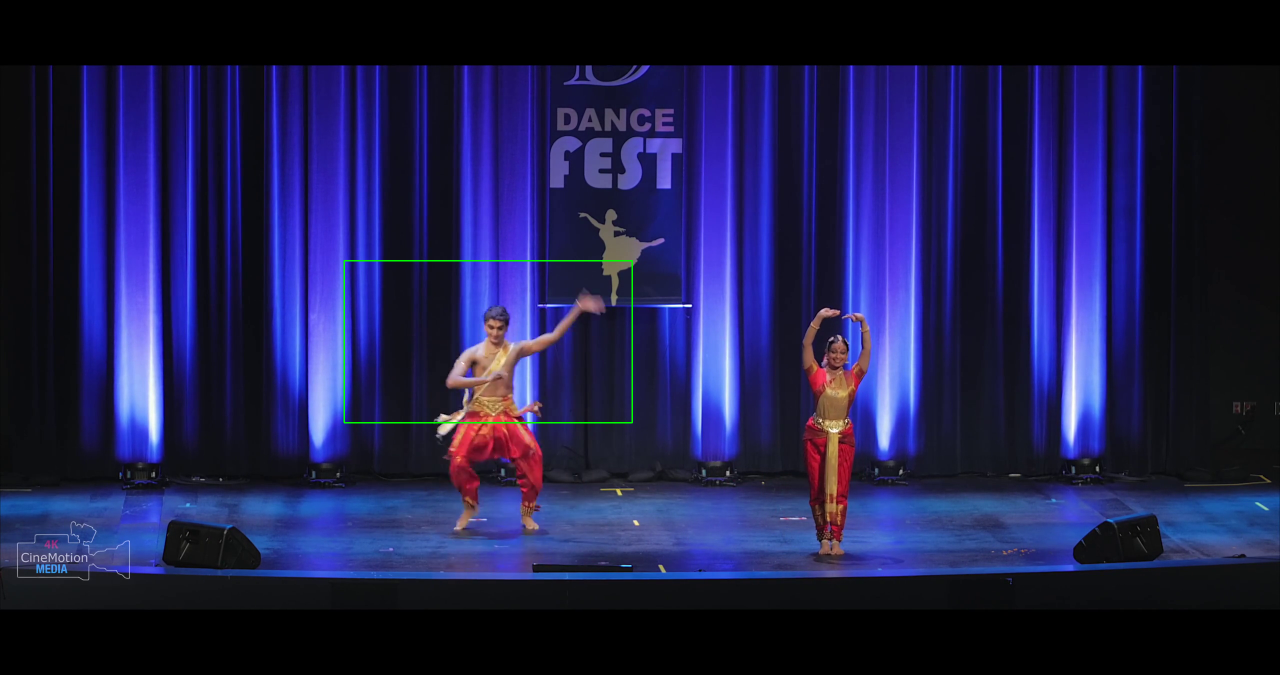
#> input picture day3/out/frame_0003.png, 2560 x 1350 px, given in place of frame_0100.png, which was not available (shown at 1/2 size)
$ jupyter execute --allow-errors Day_3_Session_1_CV_Workshop_Optimisation_2.ipynb   (shell and % lines are left out)   (text cells are left out)
#> lines starting #> are read from the running program, lines starting #| are printed output that depends on the picture; after the words box and inside, x2 and y2 are one past the last pixel; in counts of white or black regions, pixels touching at a corner belong together; pictures that were not available may be replaced by others from this repository, and a replacement may not be noted
[cell 1]
import cvxpy as cp

# Create two scalar optimization variables.
#> (the rest of this cell did not finish here and is left out)

[cell 2]
import cvxpy as cp
import numpy as np

# Problem data.
m = 30
n = 20
np.random.seed(1)
A = np.random.randn(m, n)
b = np.random.randn(m)

# Construct the problem.
#> (the rest of this cell did not finish here and is left out)

#> (a cell that did not finish here is left out)

[cell 4]
import cvxpy
import numpy as np

# The data for the Knapsack problem
# P is total weight capacity of sack
# weights and utilities are also specified
P = 165
weights = np.array([23, 31, 29, 44, 53, 38, 63, 85, 89, 82])
utilities = np.array([92, 57, 49, 68, 60, 43, 67, 84, 87, 72])

# The variable we are solving for
#> (the rest of this cell did not finish here and is left out)

[cell 5]
import matlotlib.pyplot as plt
import numpy as np

[cell 6]
import cvxpy as cp
x = [0]*40 + [i/10 for i in range(0,40)] + [4]*40 + [i/10 for i in range(40,0,-1)] + [0]*40
x = np.array(x)
x = (x**3)
x = x + np.random.uniform(-2,2,x.shape[0])
# np.save("input.npy",x)
plt.plot(range(x.shape[0]),x)
#> (this line was passed over: matlotlib is not available in this run)

#> (a cell that did not finish here is left out)

[cell 8]
# This package is preferred over simple opencv package

[cell 9]
import os
import numpy as np
import matplotlib.pyplot as plt

import cv2

[cell 10]
# I have done it differently from the solution, I am running the frames colloection using the ! command, i.e., in the terminal

[cell 11]
x = np.load('noisy_p1_ms.npy')
#> (reads day3/noisy_p1_ms.npy from the repository)
print(x.shape)
# convert x into int

[cell 12]
import cvxpy as cp
RX = x[:, 0] # this is in string, we need to convert it into int
RY = x[:, 1]
RH = x[:, 2]
# convert these above arrays into integers
RX = np.array([int(i) for i in RX])
RY = np.array([int(i) for i in RY])
RH = np.array([int(i) for i in RH])

#> (the rest of this cell did not finish here and is left out)

#> (a cell that did not finish here is left out)

[cell 14]
# not the actual solution code, I have changed the range and adjusted some values to do this for all images
images = []
aspect_ratio = 16 / 9
for i in range(100, 241):
    images.append(f'out/frame_0{i}.png')
    img = cv2.imread(images[i - 100])
#> img is the input picture: shape (1350, 2560, 3); mean B, G, R 77.6, 30.6, 30.8
    x_coord1 = x[480 + i - 1][0] - aspect_ratio * x[480 + i - 1][2]
    y_coord1 = x[480 + i - 1][1] + x[480 + i - 1][2]
    x_coord2 = x[480 + i - 1][0] + aspect_ratio * x[480 + i - 1][2]
    y_coord2 = x[480 + i - 1][1] - x[480 + i - 1][2]
    # print(type((x_coord, y_coord)))
    cv2.rectangle(img, (int(x_coord1), int(y_coord1)), (int(x_coord2), int(y_coord2)), (0, 255, 0), 2)
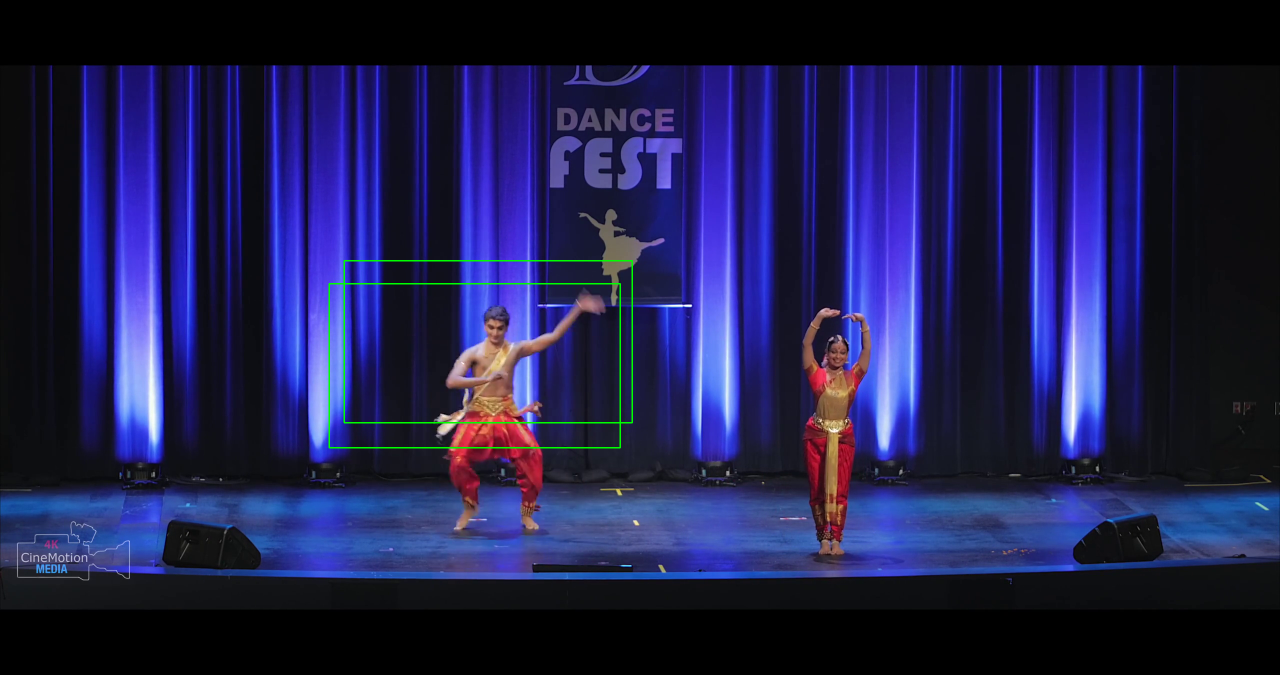
#> img: shape (1350, 2560, 3) (shown at 1/2 size); 0.16% of pixels changed, all inside (x1, y1, x2, y2) = (657, 566, 1242, 897)
    cv2.imwrite(f'out/frame_0{i}.png', img)
#> pass 2 of the loop `for i in range(100, 241):`:
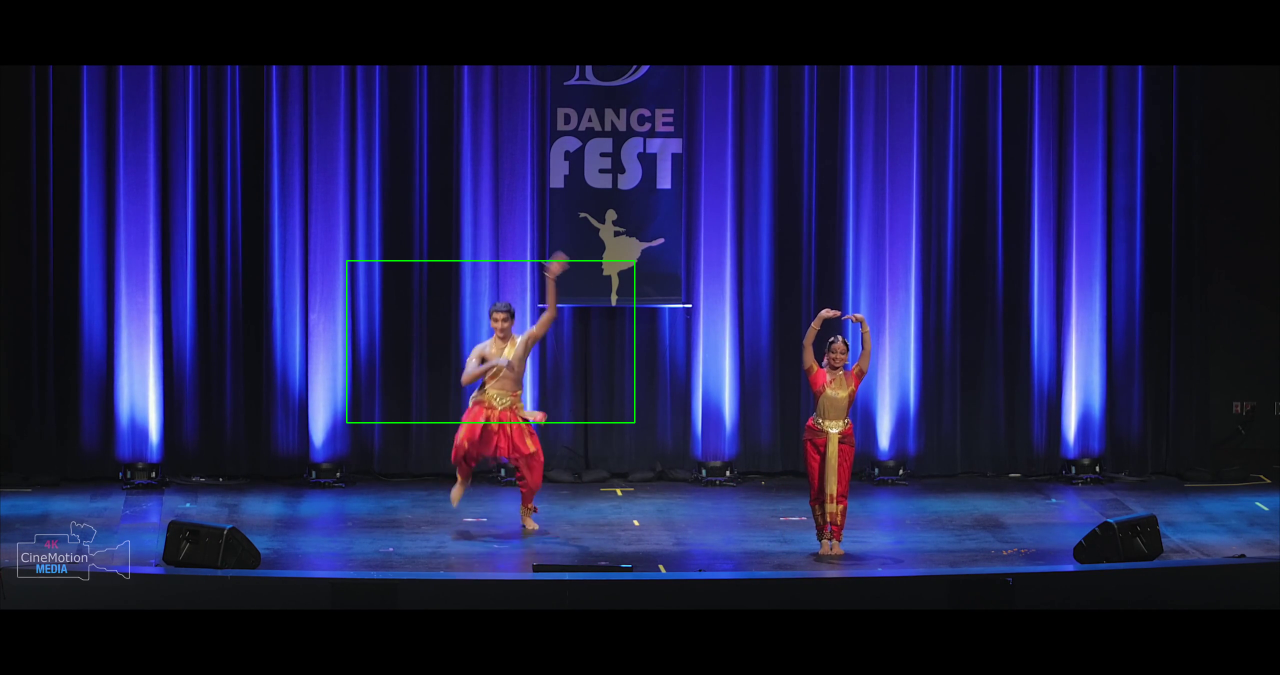
#> input picture day3/out/frame_0005.png, 2560 x 1350 px, given in place of frame_0101.png, which was not available (shown at 1/2 size)
#> img is the input picture: shape (1350, 2560, 3); mean B, G, R 77.4, 30.4, 30.5
#> `cv2.rectangle(img, (int(x_coord1), int(y_coord1)), (int(x_coord2), int..`:
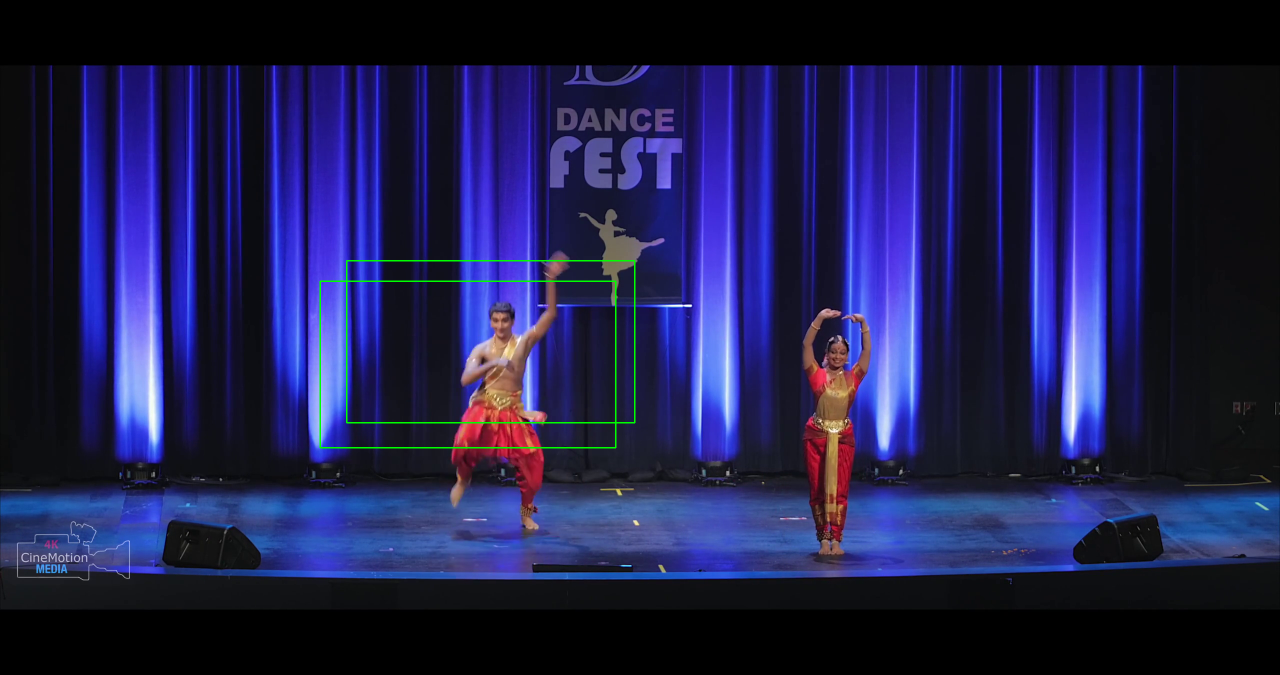
#> img: shape (1350, 2560, 3) (shown at 1/2 size); 0.16% of pixels changed, all inside (x1, y1, x2, y2) = (639, 561, 1233, 897)

[cell 15]
# combining the images to make a video

[cell 16]
# the only thing left is changing the parameters to smoothen them out like done above, but it isnt working in my local directory as it says that the
# file limit is exceeded to display, and so I will have to do this over here, but the video is taking too much time to upload, so now I will use drive

[cell 17]
# From here onwards their code starts

[cell 18]
source_folder = 'inputs'
#> source_folder = 'inputs'

[cell 19]
video = 'dance2.mp4'
# bbox = "dance2-p1-MS.txt"
bbox = "noisy_p1_ms.npy"

source_path = f'./{source_folder}/{video}'
#> source_path = './inputs/dance2.mp4'
